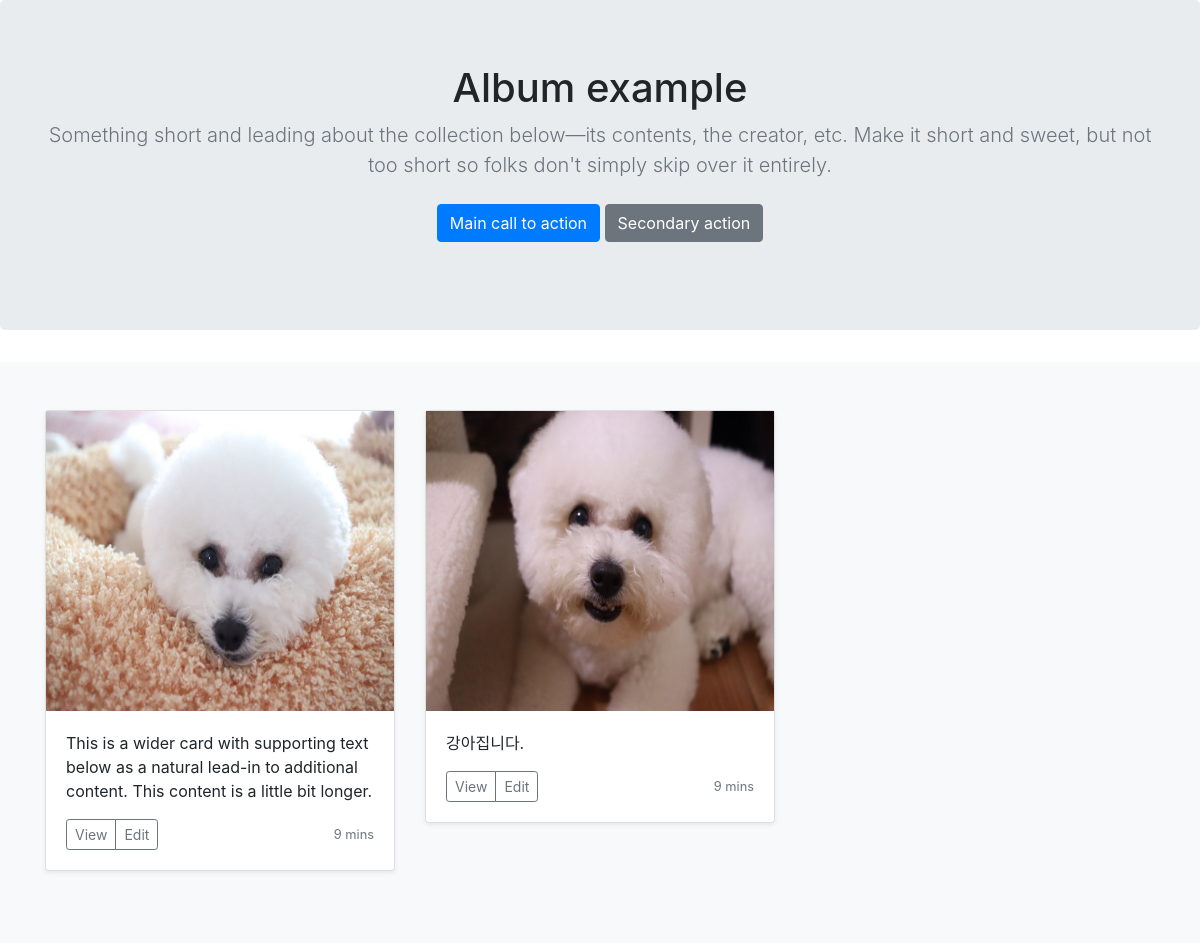
The page /portfolio/ on the database its author committed.
### portfolio/models.py (models this page shows, shortened)
class Portfolio(models.Model):
    title = models.CharField(max_length=255)
    image = models. ImageField(upload_to='images/')
    description = models.CharField(max_length=500)

### portfolio/views.py (the view)
# urls.py: path('portfolio/', portfolio.views.portfolio, name="portfolio"),
def portfolio(request):
    portfolios = Portfolio.objects
    return render(request, 'portfolio.html',{'portfolios':portfolios})

### portfolio/templates/portfolio.html (shortened to what this page needs)
{% load staticfiles %}
<!DOCTYPE html>
<html lang="en">
<head>
    <link rel="stylesheet" href="https://stackpath.bootstrapcdn.com/bootstrap/4.3.1/css/bootstrap.min.css">
</head>
<body>
    <main role="main">
        <section class="jumbotron text-center">
            <div class="container">
                <h1 class="jumbotron-heading">Album example</h1>
                <p class="lead text-muted">Something short and leading about the collection below—its contents, the
                    creator, etc. Make it short and sweet, but not too short so folks don't simply skip over it
                    entirely.</p>
                <p>
                    <a href="#" class="btn btn-primary my-2">Main call to action</a>
                    <a href="#" class="btn btn-secondary my-2">Secondary action</a>
                </p>
            </div>
        </section>
        <div class="album py-5 bg-light">
            <div class="container">
                <div class="row">
                    <div class="col-md-4">
                        <div class="card mb-4 shadow-sm">
                            <img src="{% static '11.jpg' %}" height=300 alt="사진입니다">
                            <div class="card-body">
                                <p class="card-text">This is a wider card with supporting text below as a natural
                                    lead-in to additional content. This content is a little bit longer.</p>
                                <div class="d-flex justify-content-between align-items-center">
                                    <div class="btn-group">
                                        <button type="button" class="btn btn-sm btn-outline-secondary">View</button>
                                        <button type="button" class="btn btn-sm btn-outline-secondary">Edit</button>
                                    </div>
                                    <small class="text-muted">9 mins</small>
                                </div>
                            </div>
                        </div>
                    </div>
                    {% for portfolio in portfolios.all %}
                    <div class="col-md-4">
                        <div class="card mb-4 shadow-sm">
                            <img src="{{portfolio.image.url}}" height=300>
                            <div class="card-body">
                                <p class="card-text">{{portfolio.description}}</p>
                                <div class="d-flex justify-content-between align-items-center">
                                    <div class="btn-group">
                                        <button type="button" class="btn btn-sm btn-outline-secondary">View</button>
                                        <button type="button" class="btn btn-sm btn-outline-secondary">Edit</button>
                                    </div>
                                    <small class="text-muted">9 mins</small>
                                </div>
                            </div>
                        </div>
                    </div>
                    {% endfor %}
                </div>
            </div>
        </div>
            </main>
        </body>
</html>

### rows shown on the page
Portfolio: image (picture), description "강아집니다."
